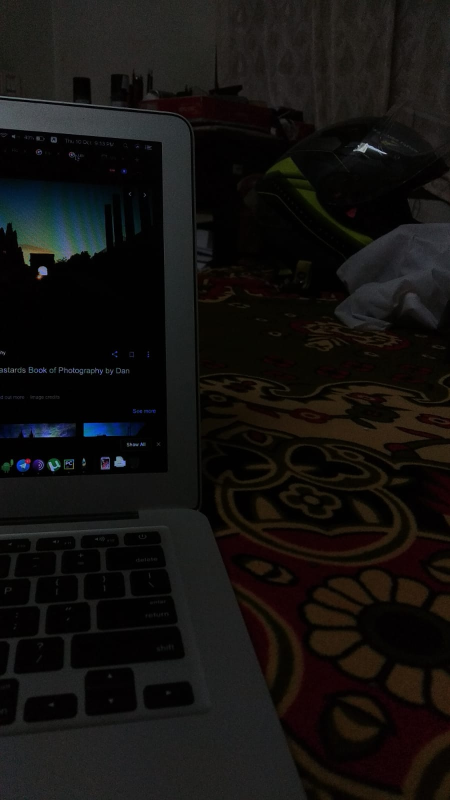
#> input picture images/underexposed.jpeg, 900 x 1600 px (shown at 1/2 size)
$ python histogrameq.py
#> lines starting #> are read from the running program, lines starting #| are printed output that depends on the picture
# histogram equalization
import cv2
import numpy as np
# img0 = cv2.imread('images/histo.png',cv2.IMREAD_GRAYSCALE)
img0 = cv2.imread('images/underexposed.jpeg',cv2.IMREAD_GRAYSCALE)
#> img0: shape (1600, 900); min 0, max 196, mean 18.2


(d1, d2) = img0.shape
#> d1 = 1600; d2 = 900
print(d1,d2)
#| 1600 900
otpt = np.zeros((d1,d2,1), np.uint8)

r = np.zeros(256)
p = np.zeros(256)
s = np.zeros(256)

w1 = 'input'
w2 = 'output'

cv2.namedWindow(w1,cv2.WINDOW_KEEPRATIO)
cv2.resizeWindow(w1,400,400)
cv2.moveWindow(w1,0,0)

cv2.namedWindow(w2,cv2.WINDOW_KEEPRATIO)
cv2.resizeWindow(w2,400,400)
cv2.moveWindow(w2,0,400)

print(type(d1))
#| <class 'int'>


for i in range (0, d1):
    for j in range (0, d2):
        temp = img0[i,j]
        r[temp]= r[temp]+1
#> after the loop, r = 256 values, max 177207 at index 1, min 0 at index 183, mean 5625


for i in range ( 0, 256):
    p[i] = r[i]/(d1 * d2)
#> after the loop, p = 256 values, max 0.123 at index 1, min 0 at index 183, mean 0.00391

for i in range (0, 256):
    temp = 0
    for j in range (0, i+1):
        temp = temp + p[j]
    s[i] = int(255 * temp)
#> after the loop, s = 256 values from 2 to 254

for i in range (0, d1):
    for j in range (0, d2):
        temp = img0[i,j]
        otpt[i,j] = s[temp]
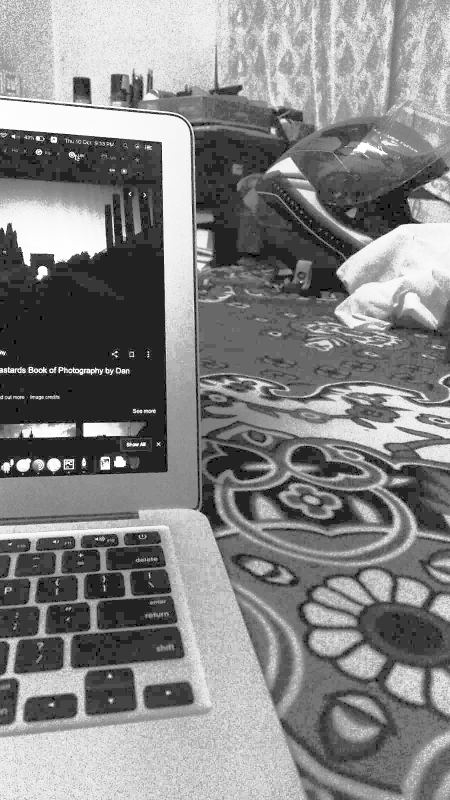
#> otpt: shape (1600, 900, 1) (shown at 1/2 size); min 2, max 254, mean 132.4

# [8 lines of commented-out code are left out]


print(type(i))
#| <class 'int'>
cv2.imshow(w1,img0)
cv2.imshow(w2,otpt)
cv2.waitKey(0)
cv2.destroyAllWindows()

$ run again, with images/histo.png saved as images/underexposed.jpeg
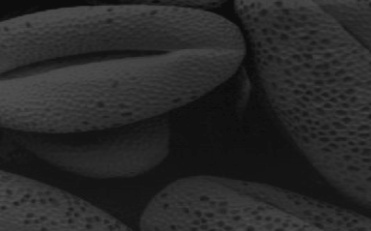
#> input picture images/histo.png, 371 x 231 px
#> img0 is the input picture: shape (231, 371); min 10, max 80, mean 40.8
#| 231 371
#| <class 'int'>
#> after the loop `for i in range (0, d1):`: r = 256 values, max 4179 at index 20, min 0 at index 0, mean 334.8
#> after the loop `for i in range ( 0, 256):`: p = 256 values, max 0.0488 at index 20, min 0 at index 0, mean 0.00391
#> after the loop `for i in range (0, 256):`: s = 256 values from 0 to 255
#> after the loop `for i in range (0, d1):`:
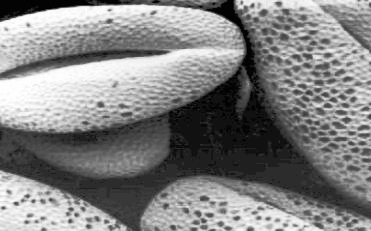
#> otpt: shape (231, 371, 1); min 0, max 255, mean 129.8
#| <class 'int'>
